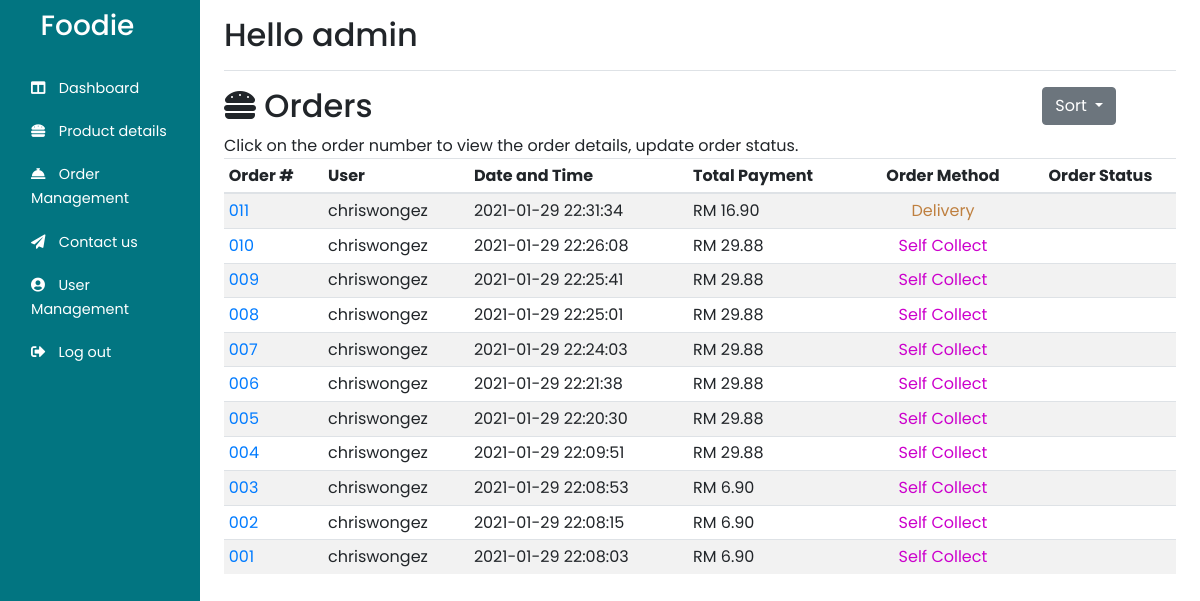
/Admin/customer_orders.php (signed in), run on an earlier commit of the app's database.
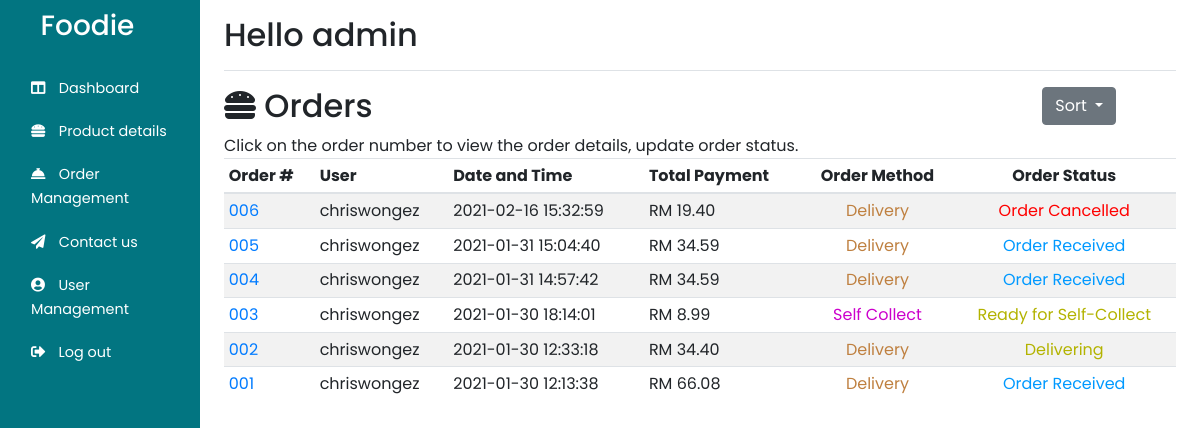
And on a later commit of the database.
### tables this page shows
CREATE TABLE `orderhistory` (
  `orderID` int(3) UNSIGNED ZEROFILL NOT NULL,
  `orderDate` datetime NOT NULL,
  `orderPay` double NOT NULL,
  `orderMethod` varchar(255) NOT NULL,
  `orderStatus` varchar(255) DEFAULT NULL,
  `userID` int(4) UNSIGNED ZEROFILL NOT NULL
);

CREATE TABLE `users` (
  `userID` int(4) UNSIGNED ZEROFILL NOT NULL,
  `username` varchar(255) NOT NULL,
  `userpass` varchar(255) NOT NULL,
  `userlevel` varchar(255) NOT NULL,
  `usercontact` varchar(255) DEFAULT NULL,
  `useremail` varchar(255) NOT NULL,
  `isBlock` tinyint(1) NOT NULL DEFAULT 0,
  `userfirst` varchar(255) DEFAULT NULL,
  `userlast` varchar(255) DEFAULT NULL,
  `userAdd` varchar(255) NOT NULL,
  `userCity` varchar(255) NOT NULL,
  `userState` varchar(255) NOT NULL,
  `userZip` int(6) NOT NULL
);

### Admin/php/sortbyid.php (the view)
<?php
$result = mysqli_query($con, "SELECT * FROM orderhistory,users where orderhistory.userID = users.userID ORDER BY orderID DESC");
while ($row = mysqli_fetch_assoc($result)) {
    $status = $row['orderStatus'];
    if ($row['orderMethod'] == 'selfc') {
        $method = "Self Collect";
        if ($status == 'received')
            $statstr = "Order Received";
        else if ($status == 'process')
            $statstr = "Preparing Food";
        else if ($status == 'ready')
            $statstr = "Ready for Self-Collect";
        else if ($status == 'cancel')
            $statstr = "Order Cancelled";
        else if ($status == 'collected')
            $statstr = "Order Collected";
    } else if ($row['orderMethod'] == 'delivery') {
        $method = "Delivery";
        if ($status == 'received')
            $statstr = "Order Received";
        else if ($status == 'process')
            $statstr = "Preparing Food";
        else if ($status == 'delivering')
            $statstr = "Delivering";
        else if ($status == 'delivered')
            $statstr = "Food Delivered";
        else if ($status == 'cancel')
            $statstr = "Order Cancelled";
    }
    echo "<tr>
        <td class='align-middle'><a href='./orderdetails.php?id=" . $row['orderID'] . "'>" . $row['orderID'] . "</a></td>
        <td class='align-middle'>" . $row['username'] . "</td>
        <td class='align-middle'>" . $row['orderDate'] . "</td>
        <td class='align-middle '>RM " . number_format((float)$row['orderPay'], 2, '.', '') . "</td>
        <td class='align-middle text-center' name='" . $row['orderMethod'] . "'>" . $method . "</td>
        <td class='align-middle text-center' name='" . $status . "'>" . $statstr . "</td>
        </tr>";
}

What changed in the data, as far as the page shows it:
removed orderhistory: orderID "011", userID.username "chriswongez", orderDate "2021-01-29 22:31:34", orderPay "16.90", orderMethod "Delivery"
removed orderhistory: orderID "010", userID.username "chriswongez", orderDate "2021-01-29 22:26:08", orderPay "29.88", orderMethod "Self Collect"
removed orderhistory: orderID "009", userID.username "chriswongez", orderDate "2021-01-29 22:25:41", orderPay "29.88", orderMethod "Self Collect"
removed orderhistory: orderID "008", userID.username "chriswongez", orderDate "2021-01-29 22:25:01", orderPay "29.88", orderMethod "Self Collect"
removed orderhistory: orderID "007", userID.username "chriswongez", orderDate "2021-01-29 22:24:03", orderPay "29.88", orderMethod "Self Collect"
changed orderhistory "006": orderDate "2021-01-29 22:21:38" → "2021-02-16 15:32:59"; orderPay "29.88" → "19.40"; orderMethod "Self Collect" → "Delivery"; orderStatus (not shown) → "Order Cancelled"
changed orderhistory "005": orderDate "2021-01-29 22:20:30" → "2021-01-31 15:04:40"; orderPay "29.88" → "34.59"; orderMethod "Self Collect" → "Delivery"; orderStatus (not shown) → "Order Received"
changed orderhistory "004": orderDate "2021-01-29 22:09:51" → "2021-01-31 14:57:42"; orderPay "29.88" → "34.59"; orderMethod "Self Collect" → "Delivery"; orderStatus (not shown) → "Order Received"
changed orderhistory "Self Collect": orderDate "2021-01-29 22:08:53" → "2021-01-30 18:14:01"; orderPay "6.90" → "8.99"; orderStatus (not shown) → "Ready for Self-Collect"
changed orderhistory "002": orderDate "2021-01-29 22:08:15" → "2021-01-30 12:33:18"; orderPay "6.90" → "34.40"; orderMethod "Self Collect" → "Delivery"; orderStatus (not shown) → "Delivering"
changed orderhistory "001": orderDate "2021-01-29 22:08:03" → "2021-01-30 12:13:38"; orderPay "6.90" → "66.08"; orderMethod "Self Collect" → "Delivery"; orderStatus (not shown) → "Order Received"
